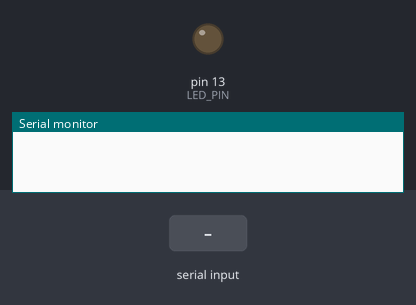
A sketch run on a simulated Arduino Uno, built with avr-gcc and run on an emulated ATmega328P. On the bench: output pins drawn as LEDs (lit = HIGH), the last lines printed to the serial monitor. The inputs (shaded band) are chosen by the test bench.

Above: at 1.5 s.
1.6 s: "1" received over the second serial link
At 2.0 s:
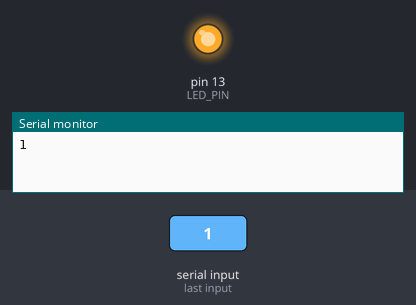
3.1 s: "0" received over the second serial link
At 4.2 s:
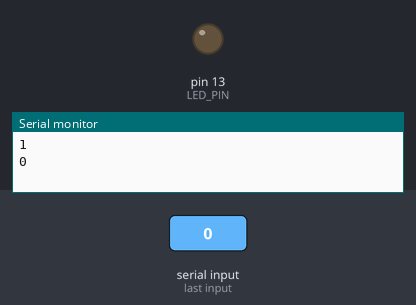
4.6 s: "2" received over the second serial link
At 5.3 s:
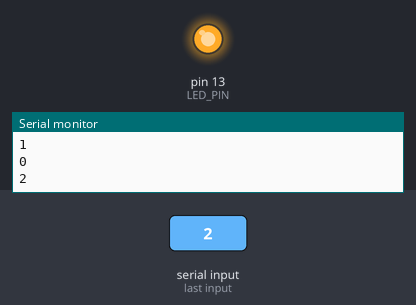
Timing chart, 0 to 7.6 s (numbered marks = the images above; inputs shaded):
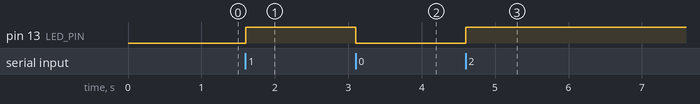

The sketch:

sketch.ino
```cpp
#include <SoftwareSerial.h>

int bluetoothTx = 4;
int bluetoothRx = 3;
SoftwareSerial bluetooth(bluetoothTx, bluetoothRx);

#define LED_PIN 13
bool flag = false;

// simple json builder, b/c aJson needs to much storage
String buildKeyValueJson(String key, String value)
{
  String result = "";
  result = "{\""+key+"\":\""+value+"\"}";
  return result;
}

void setup()
{
  Serial.begin(9600);
  bluetooth.begin(115200);
  bluetooth.print("$");
  bluetooth.print("$");
  bluetooth.print("$");
  delay(350);
  bluetooth.println("U,9600,N");
  bluetooth.begin(9600);

  pinMode(LED_PIN, OUTPUT);
}

void loop()
{
  bluetooth.println(buildKeyValueJson("msg", "foo"));

  String content = "";
  while(bluetooth.available() > 0) {
    content.concat((char)bluetooth.read());
  }
  if (content != "") {
    Serial.println(content);
    flag = !flag;
  }
  if(flag){
    digitalWrite(LED_PIN, HIGH);
  } else {
    digitalWrite(LED_PIN, LOW);
  }

}
```

Measured:
- after the input at 1.6 s, pin 13 (LED_PIN): LOW → HIGH at once
- after the input at 3.1 s, pin 13 (LED_PIN): HIGH → LOW at once
- after the input at 4.6 s, pin 13 (LED_PIN): LOW → HIGH at once
